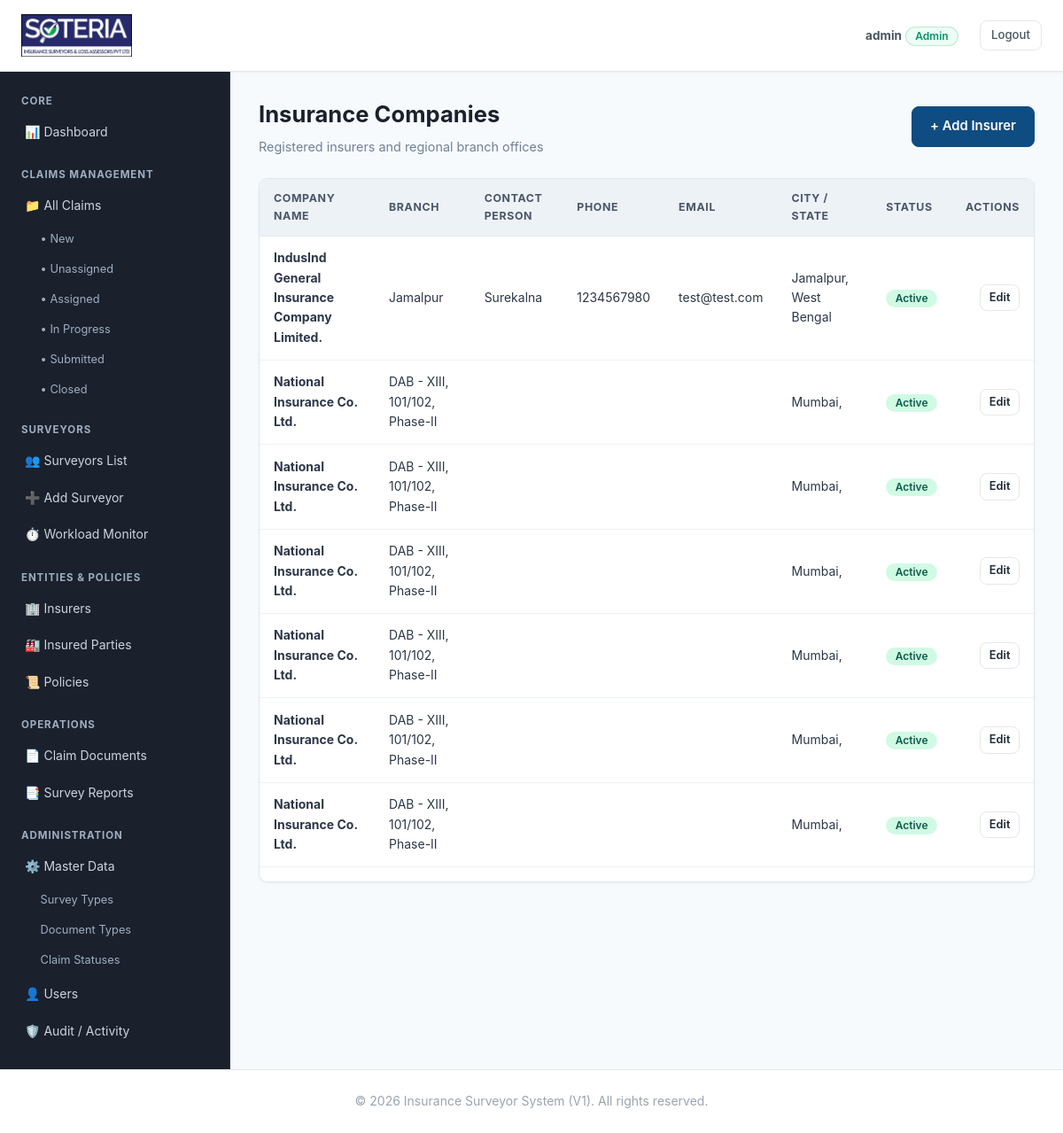
Page /insurers/ (signed in) on the committed database.
### accounts/models.py (models this page shows, shortened)
class User(AbstractUser):
    class Role(models.TextChoices):
        ADMIN = 'ADMIN', 'Admin'
        SURVEYOR = 'SURVEYOR', 'Surveyor'
    role = models.CharField(
        max_length=20,
        choices=Role.choices,
        default=Role.SURVEYOR,
        help_text="Designates the user role within the system."
    )
    class Meta:
        db_table = 'nis_user'

### claims/models.py (models this page shows, shortened)
class Insurer(models.Model):
    company_name = models.CharField(max_length=255)
    branch_name = models.CharField(max_length=255)
    address = models.TextField()
    city = models.CharField(max_length=100)
    state = models.CharField(max_length=100)
    pincode = models.CharField(max_length=20)
    contact_person = models.CharField(max_length=150)
    phone = models.CharField(max_length=30)
    email = models.EmailField()
    is_active = models.BooleanField(default=True)
    created_at = models.DateTimeField(auto_now_add=True)
    updated_at = models.DateTimeField(auto_now=True)
    class Meta:
        db_table = 'nis_insurer'
        ordering = ['company_name', 'branch_name']
        verbose_name = 'Insurer'
        verbose_name_plural = 'Insurers'

### claims/web_views.py (the view)
# urls.py: path('insurers/', web_views.insurer_list, name='web_insurer_list'),
@admin_required
def insurer_list(request):
    insurers = Insurer.objects.all().order_by('company_name', 'branch_name')
    return render(request, 'insurers/insurer_list.html', {'insurers': insurers})

### claims/web_views.py (called while the page is built)
def admin_required(view_func):
    @wraps(view_func)
    def _wrapped_view(request, *args, **kwargs):
        if not request.user.is_authenticated:
            return redirect(f"/login/?next={request.path}")
        if request.user.role != User.Role.ADMIN and not request.user.is_superuser:
            raise PermissionDenied("Administrator privileges are required to access this section.")
        return view_func(request, *args, **kwargs)
    return _wrapped_view

### templates/insurers/insurer_list.html (shortened to what this page needs)
{% extends 'base.html' %}
{% block content %}
<div class="page-header">
    <div>
        <h1 class="page-title">Insurance Companies</h1>
        <p class="page-subtitle">Registered insurers and regional branch offices</p>
    </div>
    <div>
        <a href="/insurers/add/" class="btn btn-primary">+ Add Insurer</a>
    </div>
</div>
<div class="card-table-wrapper">
    <div class="table-responsive">
        <table class="data-table-modern">
            <thead>
                <tr>
                    <th>Company Name</th>
                    <th>Branch</th>
                    <th>Contact Person</th>
                    <th>Phone</th>
                    <th>Email</th>
                    <th>City / State</th>
                    <th>Status</th>
                    <th style="text-align: right;">Actions</th>
                </tr>
            </thead>
            <tbody>
                {% for ins in insurers %}
                <tr>
                    <td><strong>{{ ins.company_name }}</strong></td>
                    <td>{{ ins.branch_name }}</td>
                    <td>{{ ins.contact_person }}</td>
                    <td>{{ ins.phone }}</td>
                    <td>{{ ins.email }}</td>
                    <td>{{ ins.city }}, {{ ins.state }}</td>
                    <td>
                        {% if ins.is_active %}
                            <span class="status-pill pill-submitted">Active</span>
                        {% else %}
                            <span class="status-pill pill-closed">Inactive</span>
                        {% endif %}
                    </td>
                    <td style="text-align: right;">
                        <a href="/insurers/{{ ins.id }}/edit/" class="btn btn-outline" style="padding: 0.25rem 0.6rem; font-size: 0.8rem;">Edit</a>
                    </td>
                </tr>
                {% empty %}
                <tr>
                    <td colspan="8" style="text-align: center; color: #a0aec0; padding: 2rem;">No insurers registered.</td>
                </tr>
                {% endfor %}
            </tbody>
        </table>
    </div>
</div>
{% endblock content %}

### templates/base.html (shortened to what this page needs)
{% load static %}
<!DOCTYPE html>
<html lang="en">
<head>
    <link rel="stylesheet" href="{% static 'css/style.css' %}">
</head>
<body>
    <header class="site-header">
        <nav class="navbar">
            <div class="nav-left">
                <a href="/" class="brand-wrapper">
                    <img src="{% static 'images/soteria_logo.png' %}" alt="Soteria Logo" class="brand-logo-img">
                </a>
            </div>
            <ul class="nav-links">
                {% if request.user.is_authenticated %}
                    <li class="navbar-user-info">
                        <span style="font-size: 0.85rem; color: #4b5563;">
                            <strong>{{ request.user.username }}</strong>
                            <span class="badge badge-success">{{ request.user.get_role_display|default:request.user.role }}</span>
                        </span>
                    </li>
                    <li><a href="/logout/" class="btn btn-outline" style="padding: 0.35rem 0.75rem; font-size: 0.825rem;">Logout</a></li>
                {% else %}
                    <li><a href="/login/" class="btn btn-primary" style="padding: 0.35rem 0.85rem; font-size: 0.825rem; color: #ffffff;">Login</a></li>
                {% endif %}
            </ul>
        </nav>
    </header>
    {% block layout %}
    <div class="admin-layout">
        <aside class="admin-sidebar">
            {% if request.user.role == 'SURVEYOR' %}
                <div>
                    <div class="sidebar-heading">Surveyor Portal</div>
                    <ul class="sidebar-menu">
                        <li><a href="/dashboard/surveyor/">📊 Dashboard</a></li>
                        <li><a href="/claims/">📁 My Assigned Claims</a></li>
                    </ul>
                </div>
            {% else %}
                <div>
                    <div class="sidebar-heading">Core</div>
                    <ul class="sidebar-menu">
                        <li><a href="/dashboard/admin/">📊 Dashboard</a></li>
                    </ul>
                </div>
                <div>
                    <div class="sidebar-heading">Claims Management</div>
                    <ul class="sidebar-menu">
                        <li>
                            <a href="/claims/">📁 All Claims</a>
                            <ul class="sidebar-submenu">
                                <li><a href="/claims/?status=NEW">• New</a></li>
                                <li><a href="/claims/?filter=unassigned">• Unassigned</a></li>
                                <li><a href="/claims/?status=ASSIGNED">• Assigned</a></li>
                                <li><a href="/claims/?filter=in_progress">• In Progress</a></li>
                                <li><a href="/claims/?status=REPORT_SUBMITTED">• Submitted</a></li>
                                <li><a href="/claims/?status=CLOSED">• Closed</a></li>
                            </ul>
                        </li>
                    </ul>
                </div>
                <div>
                    <div class="sidebar-heading">Surveyors</div>
                    <ul class="sidebar-menu">
                        <li><a href="/surveyors/">👥 Surveyors List</a></li>
                        <li><a href="/surveyors/add/">➕ Add Surveyor</a></li>
                        <li><a href="/surveyors/workload/">⏱️ Workload Monitor</a></li>
                    </ul>
                </div>
                <div>
                    <div class="sidebar-heading">Entities &amp; Policies</div>
                    <ul class="sidebar-menu">
                        <li><a href="/insurers/">🏢 Insurers</a></li>
                        <li><a href="/insured/">🏭 Insured Parties</a></li>
                        <li><a href="/policies/">📜 Policies</a></li>
                    </ul>
                </div>
                <div>
                    <div class="sidebar-heading">Operations</div>
                    <ul class="sidebar-menu">
                        <li><a href="/documents/">📄 Claim Documents</a></li>
                        <li><a href="/reports/">📑 Survey Reports</a></li>
                    </ul>
                </div>
                <div>
                    <div class="sidebar-heading">Administration</div>
                    <ul class="sidebar-menu">
                        <li>
                            <a href="/master/survey-types/">⚙️ Master Data</a>
                            <ul class="sidebar-submenu">
                                <li><a href="/master/survey-types/">Survey Types</a></li>
                                <li><a href="/master/document-types/">Document Types</a></li>
                                <li><a href="/master/claim-statuses/">Claim Statuses</a></li>
                            </ul>
                        </li>
                        <li><a href="/users/">👤 Users</a></li>
                        <li><a href="/audit/">🛡️ Audit / Activity</a></li>
                    </ul>
                </div>
            {% endif %}
        </aside>
        <main class="admin-content">
            {% block content %}
            {% endblock %}
        </main>
    </div>
    {% endblock layout %}
    <footer class="site-footer">
        <p>&copy; {% now "Y" %} Insurance Surveyor System (V1). All rights reserved.</p>
    </footer>
</body>
</html>

### rows in the picture
User: user.username "admin", user.role "Admin"
Insurer: company_name "IndusInd General Insurance Company Limited.", branch_name "Jamalpur", contact_person "Surekalna", phone "1234567980", email "test@test.com", city "Jamalpur", state "West Bengal", is_active "Active"
Insurer: company_name "National Insurance Co. Ltd.", branch_name "DAB - XIII, 101/102, Phase-II", city "Mumbai", is_active "Active"
Insurer: company_name "National Insurance Co. Ltd.", branch_name "DAB - XIII, 101/102, Phase-II", city "Mumbai", is_active "Active"
Insurer: company_name "National Insurance Co. Ltd.", branch_name "DAB - XIII, 101/102, Phase-II", city "Mumbai", is_active "Active"
Insurer: company_name "National Insurance Co. Ltd.", branch_name "DAB - XIII, 101/102, Phase-II", city "Mumbai", is_active "Active"
Insurer: company_name "National Insurance Co. Ltd.", branch_name "DAB - XIII, 101/102, Phase-II", city "Mumbai", is_active "Active"
Insurer: company_name "National Insurance Co. Ltd.", branch_name "DAB - XIII, 101/102, Phase-II", city "Mumbai", is_active "Active"
